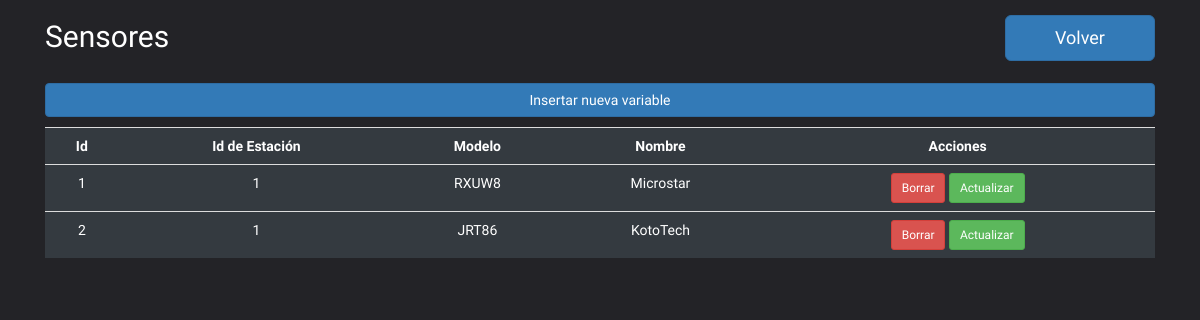
Page /sensores.php (signed in) on the committed database.
### tables this page shows
CREATE TABLE `sensores` (
  `Id` int(11) NOT NULL AUTO_INCREMENT,
  `Id_Estacion` int(11) NOT NULL,
  `Modelo` varchar(45) NOT NULL,
  `Nombre` varchar(250) NOT NULL,
  PRIMARY KEY (`Id`),
  KEY `fk_estacion_Sensores` (`Id_Estacion`),
  CONSTRAINT `fk_estacion_Sensores` FOREIGN KEY (`Id_Estacion`) REFERENCES `estaciones` (`Id`) ON DELETE NO ACTION ON UPDATE NO ACTION
);

### sensores.php (the view, shortened to what this page needs)
<?php
if (empty($_SESSION['nombreUsuario']) && empty($_SESSION['estado'])) {
    header('location: inicio.php?error=Sesion finalizada');
} else {
?>
<!DOCTYPE html>
<html>
<head>
 <link rel="stylesheet"
            href="https://stackpath.bootstrapcdn.com/bootstrap/4.3.1/css/bootstrap.min.css"
>
<link rel="stylesheet" href="https://maxcdn.bootstrapcdn.com/font-awesome/4.7.0/css/font-awesome.min.css">
<link rel="stylesheet" href="https://maxcdn.bootstrapcdn.com/bootstrap/3.3.7/css/bootstrap.min.css">
<link rel="stylesheet" href="https://maxcdn.bootstrapcdn.com/bootstrap/3.3.7/css/bootstrap.min.css">
</head>
<body style="background-color: #232327; color: white">
<div class="container" >
    <div style="position: relative; float: left; width: 200px"><h2>Sensores</h2><br/></div>
    <div style='position: relative; float: right; padding-top: 15px; width: 150px'>
        <a href='administracion.php' class='btn btn-primary btn-lg' style="width: 150px">Volver</a>
        </div>
    <form action="formusensor.php" method="post">
                <p>
                    <input type="submit" class="btn btn-primary btn-block" value="Insertar nueva variable">
                </p>
    </form>
    <?php
$conexion = mysqli_connect("localhost", "root", "", "estacion") or die("Problemas con la conexión");
$registros = mysqli_query($conexion, "SELECT Id, Id_Estacion, Modelo, Nombre
                                        FROM sensores")
    or die("Problemas en la consulta:".mysqli_error($conexion));
echo "<table class='table table-dark' style='text-align:center'>";
echo "<tr ><th style='text-align:center'>Id</th><th style='text-align:center'>Id de Estación</th><th style='text-align:center'>Modelo</th><th style='text-align:center'>Nombre</th><th style='text-align:center'>Acciones</th>";
while ($reg = mysqli_fetch_array($registros)) {
    echo "<tr>";
		echo "<td>" . $reg['Id'] . "</td>";
		echo "<td>" . $reg['Id_Estacion'] . "</td>";
        echo "<td>" . $reg['Modelo'] . "</td>";
        echo "<td>" . $reg['Nombre'] . "</td>";
        echo "<td><a class='btn btn-danger btn-sm' href='borrarvariables.php?id=$reg[Id]&nombretabla=sensores' > Borrar </a>
        <a class='btn btn-success btn-sm' href='vactualizarsensor.php?id=$reg[Id]' > Actualizar </a>  </td>";
	echo "</tr>";
}
echo "</table>";
?>
</div>
</body>
</html>
<?php
}
?>

### sensores.php (style rules this page uses)
body { font-family: 'Varela Round', sans-serif; }

### rows in the picture
sensores: Id "1", Id_Estacion "1", Modelo "RXUW8", Nombre "Microstar"
sensores: Id "2", Id_Estacion "1", Modelo "JRT86", Nombre "KotoTech"
